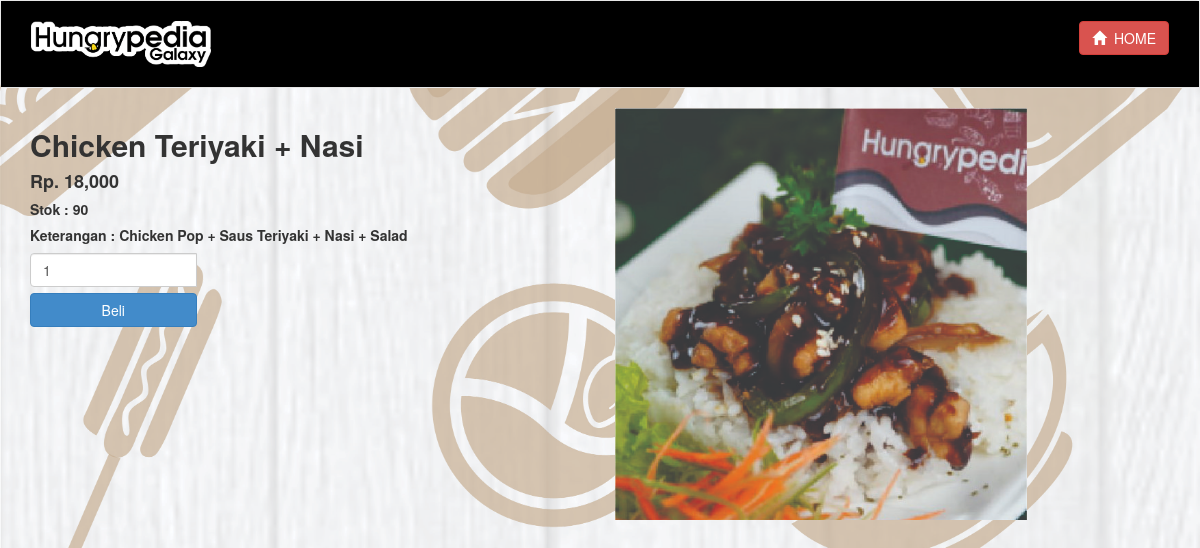
The page /detail.php?id=MNU001 on the database its author committed.
### tables this page shows
CREATE TABLE `menu` (
  `Id_Menu` varchar(11) NOT NULL,
  `Nama_Menu` varchar(100) NOT NULL,
  `Harga_Menu` int(11) NOT NULL,
  `Foto_Menu` varchar(100) NOT NULL,
  `Stok_Menu` int(5) NOT NULL,
  `Deskripsi_Menu` text NOT NULL
);

### detail.php (the view, shortened to what this page needs)
<?php
	include 'koneksi.php';
?>
<?php
	$Id_Menu = $_GET["id"];
	$ambil = $koneksi->query("SELECT * FROM Menu WHERE Id_Menu='$Id_Menu'");
	$detail = $ambil->fetch_assoc();
?>
<!DOCTYPE html>
<html>
<head>
	<link href="admin/assets/css/bootstrap.css" rel="stylesheet">
</head>
<body style="background:url(image/back2.jpg);background-size:cover">
	<?php include 'menutanpapencarian.php'; ?>
	<section class="konten">
		<div class="container">
			<div class="row">
				<div class="col-md-6">
					<h2><b><?php echo $detail["Nama_Menu"] ?></b></h2>
					<h4><b>Rp. <?php echo number_format($detail["Harga_Menu"]); ?></b></h4>
					<h5><b>Stok : <?php echo $detail['Stok_Menu'] ?></b></h5>
	 				<h5><b>Keterangan : <?php echo $detail["Deskripsi_Menu"]; ?></b></h5>
					<form method="post">
						<div class="form-group">
							<div class="input-group" style="width:100%">
								<input type="number" value="1" min="1" max="<?php echo $detail['Stok_Menu'] ?>" class="form-control" name="Jumlah" style="width:30%">
								<div>
								</div>
								<div>
								<button class="btn btn-primary" name="beli" style="width:30%">Beli</button>
								</div>
							</div>
						</div>
					</form>
				</div>
				<div class="col-md-5">
					<img src="Foto_Menu/<?php echo $detail["Foto_Menu"]; ?>" alt="" class="img-responsive" style="width: 90%">
				</div>
			</div>
		</div>
	</section>
</body>
</html>

### rows shown on the page
menu: Nama_Menu "Chicken Teriyaki + Nasi", Harga_Menu "18,000", Stok_Menu "90", Deskripsi_Menu "Chicken Pop + Saus Teriyaki + Nasi + Salad", Foto_Menu (picture)
